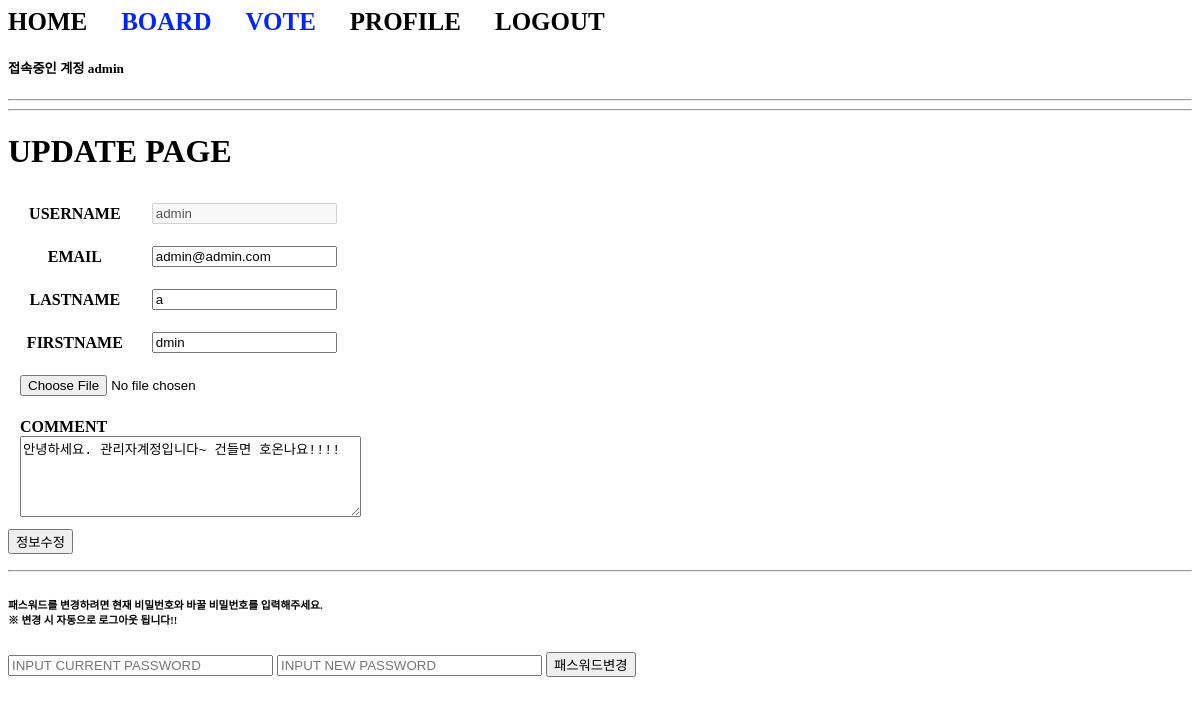
Screenshot of /acc/update/ (signed in) with the database file from the repository.
### acc/models.py (models this page shows, shortened)
class User(AbstractUser):
    pic = models.ImageField(upload_to="user/%y")
    comment = models.TextField()
    point = models.IntegerField(default=0)

### acc/views.py (the view, shortened to what this page needs)
# urls.py: path('update/', views.update, name="update"),
def update(request):
    return render(request, "acc/update.html")

### templates/acc/update.html (shortened to what this page needs)
{% extends 'base.html' %}
{% block con %}
    <h1>UPDATE PAGE</h1>
    <form method="post" enctype="multipart/form-data">
        <table>
            <tr>
                <th>USERNAME</th>
                <td><input type="text" name="uname" value="{{user.username}}" disabled></td>
            </tr>
            <tr>
                <th>EMAIL</th>
                <td><input type="text" value="{{ user.email }}" name="umail"></td>
            </tr>
            <tr>
                <th>LASTNAME</th>
                <td><input type="text" value="{{ user.last_name }}" name="lname"></td>
            </tr>
            <tr>
                <th>FIRSTNAME</th>
                <td><input type="text" value="{{ user.first_name }}" name="fname"></td>
            </tr>
            <tr>
                <td colspan="2"><input type="file" name="upic"> </td>
            </tr>
            <tr>
                <td colspan="2"> <b>COMMENT</b><br><textarea cols="40" rows="5" name="ucomm">{{ user.comment }}</textarea> </td>
            </tr>
        </table>
        <button>정보수정</button>
    </form>
    <hr>
    <form method="post" action="{% url 'acc:chpass' %}">
        <h6>패스워드를 변경하려면 현재 비밀번호와 바꿀 비밀번호를 입력해주세요. <br>※ 변경 시 자동으로 로그아웃 됩니다!!</h6>
        <input type="password" name="cpass" placeholder="INPUT CURRENT PASSWORD" size="30">
        <input type="password" name="npass" placeholder="INPUT NEW PASSWORD" size="30">
        <button>패스워드변경</button>
    </form>
{% endblock %}

### templates/base.html (shortened to what this page needs)
{% if user.is_authenticated %}
    <a href="{% url 'acc:index' %}" class="menu">HOME</a>
    <a href="{% url 'board:index' %}" class="app">BOARD</a>
    <a href="{% url 'vote:index' %}" class="app">VOTE</a>
    <a href="{% url 'acc:profile' %}" class="menu">PROFILE</a>
    <a href="{% url 'acc:logout' %}" class="menu">LOGOUT</a>
{% else %}
    <a href="{% url 'acc:index' %}" class="menu">HOME</a>
    <a href="{% url 'acc:login' %}" class="menu">LOGIN</a>
    <a href="{% url 'acc:signup' %}" class="menu">SIGNUP</a>
{% endif %}
<h5>접속중인 계정 <b>{{ user }}</b></h5>
<hr>
<hr>
{% if user.is_authenticated %}
    {% block con %}{% endblock %}
{% else %}
    {% block noauth %}
        <h1>로그인이 필요한 페이지 입니다 🙌🏻</h1>
        <a href="{% url 'acc:login' %}"><button>LOGIN</button></a>
        <a href="{% url 'acc:signup' %}"><button>SIGNUP</button></a>
    {% endblock %}
{% endif %}

### templates/acc/update.html (style rules this page uses)
th, td { padding: 10px; }

### templates/base.html (style rules this page uses)
.menu { text-decoration: none; font-size: 25px; color : black; font-weight: bold; margin-right: 30px; }
.app { text-decoration: none; font-size: 25px; color : rgb(0, 38, 255); font-weight: bold; margin-right: 30px; }

### rows the page displays
User: username "admin", uname "admin", umail "admin@admin.com", lname "a", fname "dmin", ucomm "안녕하세요. 관리자계정입니다~ 건들면 호온나요!!!!"
